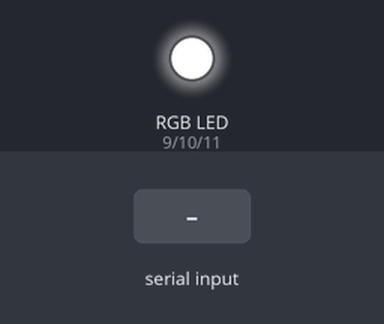
The sketch below on a simulated Arduino Mega 2560, built with avr-gcc and run on an emulated ATmega2560. Shown: an RGB LED mixed from three pins (HIGH = lit). The test bench sets the inputs (shaded band). Dim RGB values are drawn brighter than linear.

Above: at 1.2 s.
1.3 s: "90 45 200\n" received over the second serial link
At 1.8 s:
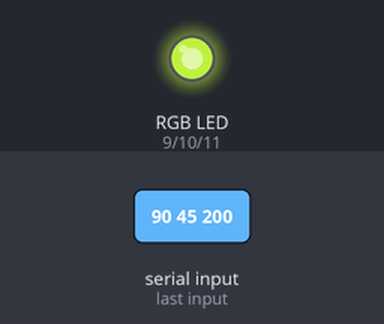
2.9 s: "30 150 10\n" received over the second serial link
At 3.3 s:
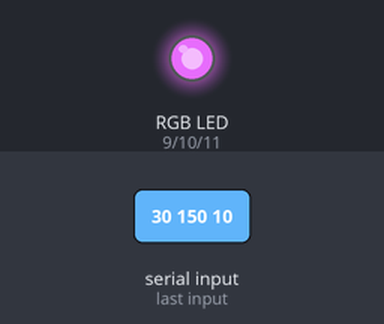
4.4 s: "90 45\n" received over the second serial link
At 4.8 s:
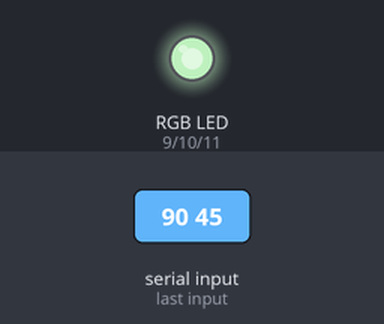
5.9 s: "90\n" received over the second serial link
At 6.3 s:
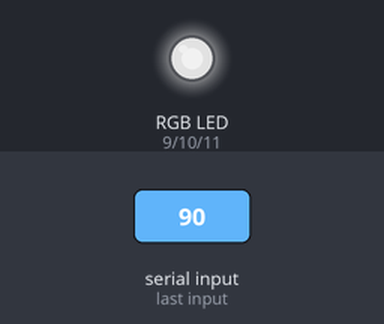
7.4 s: "1 90\n" received over the second serial link
At 8.7 s:
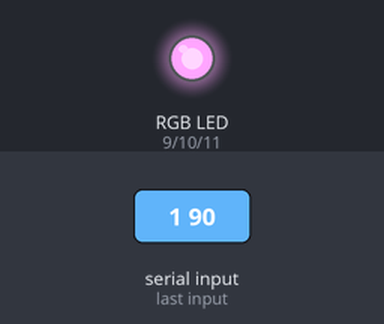
Timing chart, 0 to 9.9 s (numbered marks = the images above; inputs shaded):
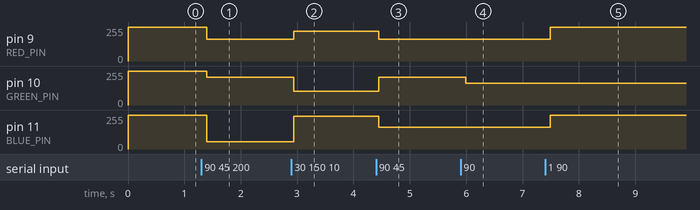

Measured:
- after the input at 1.3 s, pin 9 (RED_PIN): 255/255 → 165/255 after 0.10 s; pin 10 (GREEN_PIN): 255/255 → 210/255 after 0.10 s; pin 11 (BLUE_PIN): 255/255 → 55/255 after 0.10 s
- after the input at 2.9 s, pin 9 (RED_PIN): 165/255 → 225/255 at once; pin 10 (GREEN_PIN): 210/255 → 105/255 at once; pin 11 (BLUE_PIN): 55/255 → 245/255 at once
- after the input at 4.4 s, pin 9 (RED_PIN): 225/255 → 165/255 after 0.05 s; pin 10 (GREEN_PIN): 105/255 → 210/255 after 0.05 s; pin 11 (BLUE_PIN): 245/255 → 165/255 after 0.05 s
- after the input at 5.9 s, pin 10 (GREEN_PIN): 210/255 → 165/255 after 0.09 s
- after the input at 7.4 s, pin 9 (RED_PIN), pin 11 (BLUE_PIN): 165/255 → 254/255 after 0.09 s

The sketch:

sketch.ino
```cpp
#include <Arduino.h>

typedef unsigned int uint;

enum LedState {
    INTERPOLATING,
    IDLE
};

enum BlinkState {
    BLINK_INTERPOLATING,
    BLINK_IDLE
};

class Led {
public:
    Led(const int RED_PIN, const int GREEN_PIN, const int BLUE_PIN):
        r_pin(RED_PIN), g_pin(GREEN_PIN), b_pin(BLUE_PIN),
        state(IDLE), blink_state(BLINK_IDLE), blink_duration(250),
        blink_multyplier(0.5) {
        // when led turns on, it's initially all lithen up
        // so we turn off each one of the lights
        set_red(0);     // turn off red color
        set_green(0);   // turn off green color
        set_blue(0);    // turn off blue color
        // set start point for futher instructions
        r_start = g_start = b_start = 0;
    }

    // do something with the input
    void handle(String inp);
    void interpolate();
private:
    const int r_pin, g_pin, b_pin;
    // end point for interpolation purposes
    int r_end, g_end, b_end;
    // start point for interpolation purposes
    int r_start, g_start, b_start;
    // current state (used when interpolation breaks in the middle)
    int r_curr, g_curr, b_curr;
    // duration of interpolating (ms)
    int duration;
    // start point of interpolation
    unsigned long start_time;
    // led state (exclude spamming "analogWrite" when there're no command)
    LedState state;
    //======== blink variables ========
    // so we know what happens rn
    BlinkState blink_state;
    // increase + fade blink duration (ms)
    const int blink_duration;
    // how strong does blink feals
    double blink_multyplier;
    unsigned long blink_start_time;
    //======== Functions manipulating led color ========
    void set_red(int val) {
        analogWrite(r_pin, 255 - val);
        /* Serial.print("r: "); */
        /* Serial.println(val); */
    }
    void set_green(int val) {
        analogWrite(g_pin, 255 - val);
        /* Serial.print("g: "); */
        /* Serial.println(val); */
    }
    void set_blue(int val) {
        analogWrite(b_pin, 255 - val);
        /* Serial.print("b: "); */
        /* Serial.println(val); */
    }
    void set_rgb(int r_val, int g_val, int b_val) {
        set_red(r_val); set_green(g_val); set_blue(b_val);
        /* Serial.println("---------------------------------"); */
    }
    //======== Interpolate asistance =========
    void start_interpolate(String end_point);
    int interpolate_value(int start, int end, double delta) {
        return _lerp(start, end, delta);
    }
    int _lerp(int start, int end, double delta) {
        return int(start + delta * (end - start));
    }
    int interpolate_value_blink(int start, double delta);
};


void Led::handle(String incoming_message) {
    if (incoming_message.length() == 2) {
        // this means beat occure
        blink_multyplier = double(incoming_message.toInt() + 1) / 10.0;
        blink_state = BLINK_INTERPOLATING;
        blink_start_time = millis();
    } else {
        start_interpolate(incoming_message);
    }
}

// set variables so let may correctly interpolate
void Led::start_interpolate(String end_point) {
    if (state == INTERPOLATING) {
        r_start = r_curr;
        g_start = g_curr;
        b_start = b_curr;
    }

    int stop_idx = -1;
    int next_idx = end_point.indexOf(' ', stop_idx + 1);

    r_end    = end_point.substring(stop_idx + 1, next_idx).toInt();
    stop_idx     = next_idx;
    next_idx     = end_point.indexOf(' ', stop_idx + 1);

    g_end    = end_point.substring(stop_idx + 1, next_idx).toInt();
    stop_idx     = next_idx;
    next_idx     = end_point.indexOf(' ', stop_idx + 1);

    b_end    = end_point.substring(stop_idx + 1, next_idx).toInt();
    stop_idx     = next_idx;
    next_idx     = end_point.indexOf(' ', stop_idx + 1);

    duration   = end_point.substring(stop_idx + 1, next_idx).toInt();
    start_time = millis();
    /* Serial.print("Interpolating to\n\r"); */
    /* Serial.println(r_end); */
    /* Serial.println(g_end); */
    /* Serial.println(b_end); */
    /* Serial.println(duration); */

    state = INTERPOLATING;
}

void Led::interpolate() {
    if (state == INTERPOLATING) {
        unsigned long current_time = millis();
        // if we're done with interpolating
        if (current_time >= start_time + duration) {
            set_rgb(r_end, g_end, b_end);   // set end values
            r_curr = r_start = r_end;
            g_curr = g_start = g_end;
            b_curr = b_start = b_end;
            state = IDLE;               // don't run this function any more
        } else {
            double delta = double(current_time - start_time)/double(duration);
            r_curr = interpolate_value(r_start, r_end, delta);
            g_curr = interpolate_value(g_start, g_end, delta);
            b_curr = interpolate_value(b_start, b_end, delta);
            if (blink_state == BLINK_IDLE)
                set_rgb(r_curr, g_curr, b_curr);
        }
    }

    if (blink_state == BLINK_INTERPOLATING) {
        unsigned long current_time = millis();
        if (current_time >= blink_start_time + blink_duration) {
            blink_state = BLINK_IDLE;
        }
        else {
            double delta = double(current_time - blink_start_time)
                / double(blink_duration);
            set_rgb(interpolate_value_blink(r_curr, delta),
                interpolate_value_blink(g_curr, delta),
                interpolate_value_blink(b_curr, delta));
        }
    }
}

int Led::interpolate_value_blink(int color_curr, double delta) {
    return delta < 0.5
        ? min(int(color_curr + blink_multyplier * delta * color_curr), 255)
        : min(int(color_curr + color_curr * blink_multyplier - color_curr * delta * blink_multyplier), 255);
}

const int RED_PIN   = 9;    // red pin on led band
const int GREEN_PIN = 10;   // green pin on led band
const int BLUE_PIN  = 11;   // blue pin on led band

String inputString = "";    // string to hold incoming data
bool stringComplete = false;    // whether the string is complete

// those while(!Serial) is the key for bluetooth to work
void setup() {
    /* Serial.begin(9600);     // serial */
    /* while (!Serial)         // wait until serial is ready */
    /* Serial.println("Serial is ready"); */
    // start serial messaging
    Serial1.begin(9600);    // bluetooth
    while (!Serial1)        // wait until serial1 is ready
    /* Serial.println("Bluetooth is ready"); */
    /* Serial1.println("serial established"); */

    // set led pins to output
    pinMode(RED_PIN, OUTPUT);
    pinMode(GREEN_PIN, OUTPUT);
    pinMode(BLUE_PIN, OUTPUT);

    inputString.reserve(200);   // reserve 200 bytes for the inputString
}

// abstraction for led band
Led led(RED_PIN, GREEN_PIN, BLUE_PIN);

// read char every time serial is available
void bluetoothEvent();

bool newline_printed = false;

void loop() {
    // if there are something to read?
    if (Serial1.available())
        bluetoothEvent();
    // check if there are complete message
    if (stringComplete) {
        // tell led to set interpolation point
        led.handle(inputString);
        stringComplete = false;
        inputString = "";
    } else {
        led.interpolate();
    }
}

// led thread implementation
/* void ledBlink() { */
/*     static bool led_status = false; // led state */
/*     led_status = !led_status;       // invert state */
/*     digitalWrite(LED_PIN, led_status);  // apply led state */
/*     Serial.println("toggle light"); */
/* } */

/*
SerialEvent occurs whenever a new data comes in the hardware serial RX. This
routine is run between each time loop() runs, so using delay inside loop can
delay response. Multiple bytes of data may be available.
*/
void bluetoothEvent() {
    /* Serial.println("Bluetooth available"); */
    while (Serial1.available()) {
        /* Serial.println("Reading char from bluetoothEvent()"); */
        // get the new byte:
        char inChar = (char)Serial1.read();
        // add it to the inputString:
        inputString += inChar;
        // if the incoming character is a newline, set a flag so the main loop can
        // do something about it:
        if (inChar == '\n' || inChar == '\0' || inChar == '\r') {
            stringComplete = true;
        }
    }
}
```
